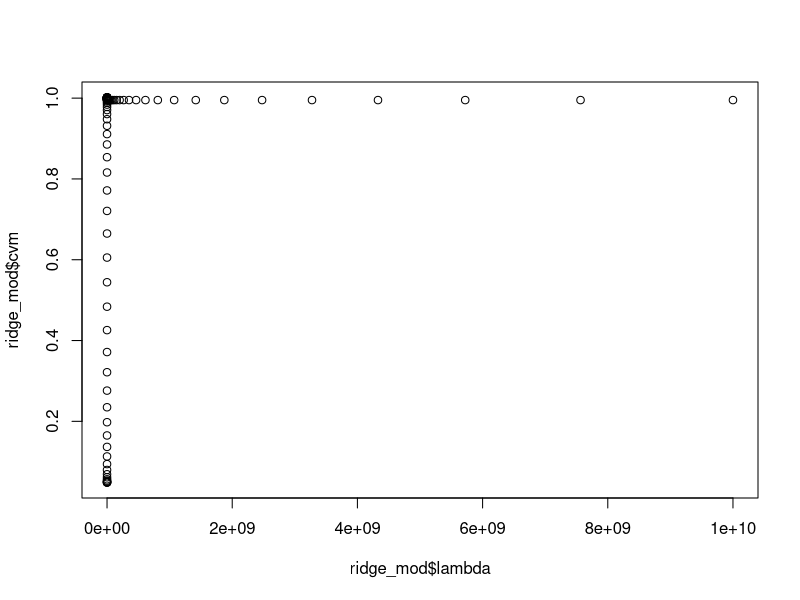

This figure's R source:
library(glmnet)
credit_train <- read.csv('../../data/train-set-data.csv')

grid <- 10^seq(10, -2, length=100)
train_x <- model.matrix(Balance~.,credit_train)[,-1]
train_y <- credit_train$Balance

set.seed(42)
ridge_mod <- cv.glmnet(train_x,
                       train_y, alpha=0, lambda=grid,
                       intercept=FALSE, standardize=FALSE)

rdata_output <- '../../data/best-ridge.RData'
best_ridge_number <- which(ridge_mod$lambda == ridge_mod$lambda.min)
best_ridge <- ridge_mod$glmnet.fit$beta[,best_ridge_number]
save(best_ridge, file = rdata_output)

#plot the cross-validation errors in terms of the tuning parameter
plot(ridge_mod$lambda, ridge_mod$cvm)
